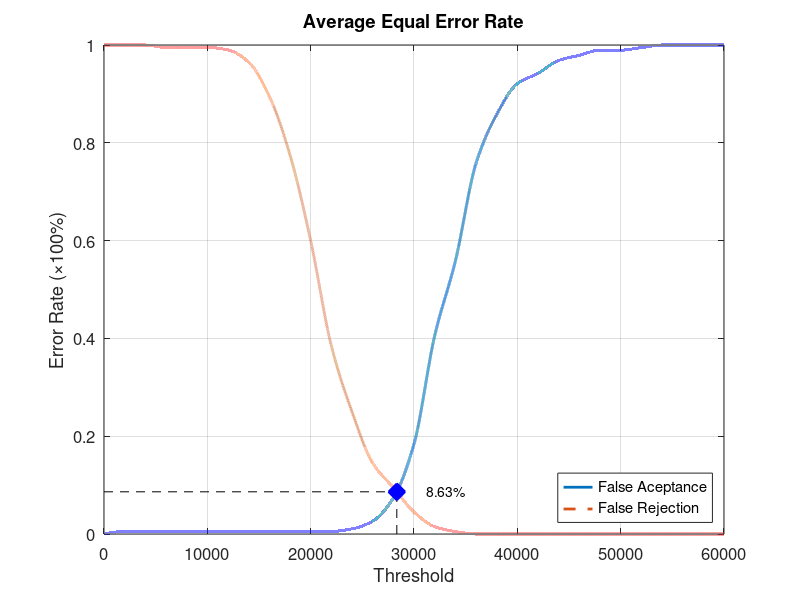
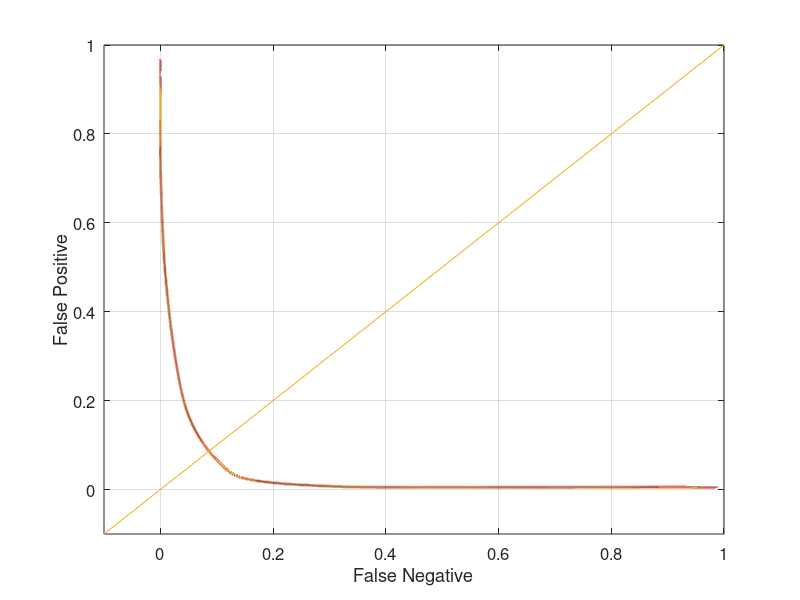

Here is the MATLAB script that generated these plots, in order:
function yEER = Database5_1
close all;
clear;
clc;
x = 0:2000:60000;
xq = 0:0.5:60000;

y0 = [0 0.00526316 0.00526316 0.00526316 0.00526316 0.00526316 0.00526316 0.00526316 0.00526316 0.00526316 0.00526316 0.00526316 0.0105263 0.0263158 0.0736842 0.184211 0.405263 0.557895 0.757895 0.857895 0.921053 0.942105 0.968421 0.978947 0.989474 0.989474 0.994737 1 1 1 1];
yy0 = interp1(x, y0, xq, 'pchip');
y1 = [1 1 1 0.995 0.995 0.995 0.99 0.965 0.895 0.775 0.6 0.385 0.25 0.145 0.095 0.045 0.015 0.005 0 0 0 0 0 0 0 0 0 0 0 0 0];
yy1 = interp1(x, y1, xq, 'pchip');

% Calculating EER: 
y2 = abs(y0 - y1);
find(y2 == min(y2))
yy2 = abs(yy0 - yy1);
xEER = find(yy2 == min(yy2));
xEERIndex = xq(xEER) % X-axis EER
yEER = yy0(xEER) % Y-axis EER

main = figure
plot(xq, yy0,'-','LineWidth', 2);	hold on
plot(xq, yy1,'--','LineWidth', 2);	hold on
plot([xEERIndex xEERIndex], [0 yEER], 'k--');	hold on
plot([0 xEERIndex], [yEER yEER], 'k--');	hold on
plot(xEERIndex, yEER, 'bx', 'LineWidth', 10);	hold on
text(xEERIndex + 10 * xEERIndex / 100, yEER, [num2str(round((10000 * yEER)) / 100) '%'])
legend('False Aceptance', 'False Rejection', 'Location', 'SouthEast')
xlabel('Threshold')
ylabel('Error Rate (\times100%)')
title('Average Equal Error Rate')
set(gca, 'FontSize', 12)
axis([0 60000 0 1])
grid on

print(main, 'Database5_1Main', '-dpng');
FNRxFPR = figure('Color', [1 1 1]);
plot(yy1, yy0, '-', yy1, yy0, 'LineWidth', 2);
hold on
y = -0.1:0.1:1
plot(y, y); 
set(gca, 'FontSize', 12)
xlabel('False Negative')
ylabel('False Positive')
axis([-0.1 1 -0.1 1])
set(gca, 'FontSize', 12)
grid on

print(FNRxFPR, 'Database5_1FNRxFPR','-dpng');
end
